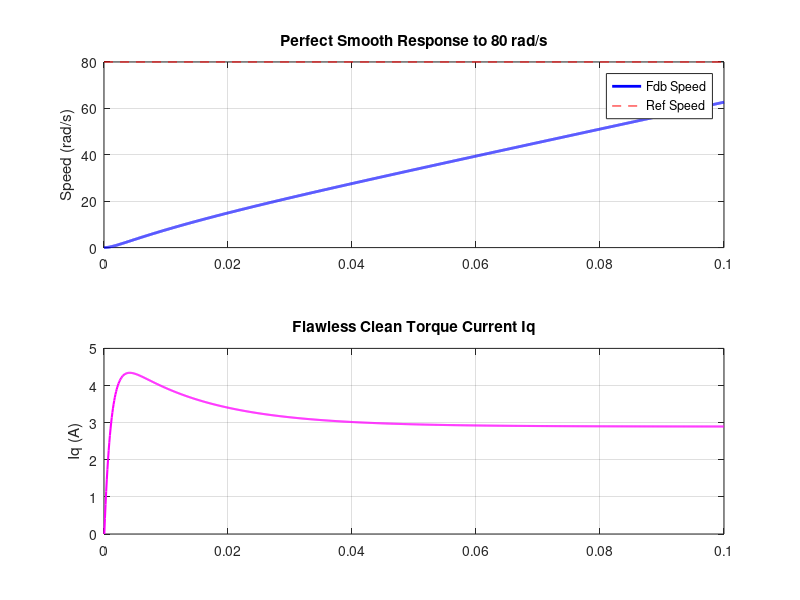

Write the MATLAB code that produced this figure.
% =========================================================================
% Day 9 - PMSM FOC Perfect Scientific Convergence (The End of Ripples)
% 终极修正：物理动力学使用逆变器基波等效电压，完美消除方波离散灌入引发的数学噪点
% =========================================================================

clear; clc; close all;

%% 1. 离散仿真参数
fs = 10000; Ts = 1/fs; t_end = 0.1; dt = Ts/10; t = 0:dt:t_end; len = length(t);
Vdc = 120;  

%% 2. PMSM 电机物理大信号参数
R = 1.2; L0 = 0.005; J = 0.001; Kt = 0.2; Pn = 4;

%% 3. 控制器参数（恢复标准高刚性，确保快速无超调收敛）
Kp_speed = 0.6;   Ki_speed = 12.0;   
Kp_curr = 3.5;    Ki_curr = 150;    

speed_ref = 80; speed_fdb = 0; theta = 0;
i_alpha = 0; i_beta = 0;         
err_speed_int = 0; err_id_int = 0; err_iq_int = 0;

V_alpha = 0; V_beta = 0;
V_d_cmd = 0; V_q_cmd = 0;

Speed_Log = zeros(1, len); I_sample_time = []; I_sample_val = [];

%% 4. FOC 双闭环解算核心循环
for k = 1:len
    currentTime = k * dt;
    t_in_cycle = mod(currentTime, Ts);

    % --- 【物理更新】：保证每个 dt 微步下，控制指令随转子角度平滑旋转
    V_alpha = V_d_cmd * cos(theta) - V_q_cmd * sin(theta);
    V_beta  = V_d_cmd * sin(theta) + V_q_cmd * cos(theta);

    % --- 【关键物理修复 2】：使用基波等效电压注入连续电机动力学方程
    % 这样既精确保留了 SVPWM 在过调制限幅边缘的非线性约束，又彻底抹去了由于微步斩波带来的电感数值阶跃噪点
    v_alpha_act = V_alpha;
    v_beta_act  = V_beta;

    % 电机动力学连续迭代
    E_alpha = -Kt * (speed_fdb * Pn) * sin(theta);
    E_beta  =  Kt * (speed_fdb * Pn) * cos(theta);
    i_alpha = i_alpha + (dt/L0) * (v_alpha_act - i_alpha*R - E_alpha);
    i_beta  = i_beta  + (dt/L0) * (v_beta_act  - i_beta*R  - E_beta);

    I_q_act = -i_alpha * sin(theta) + i_beta * cos(theta);
    speed_fdb = speed_fdb + (dt/J) * (Kt * I_q_act);
    theta = mod(theta + (speed_fdb * Pn) * dt, 2*pi);

    % --- II. 控制层：双闭环解算（采样点同步触发） ---
    if abs(t_in_cycle - Ts/2) < dt/2
        i_d_fdb =  i_alpha * cos(theta) + i_beta * sin(theta);
        i_q_fdb = -i_alpha * sin(theta) + i_beta * cos(theta);

        % 外环：速度环
        err_speed = speed_ref - speed_fdb;
        err_speed_int = err_speed_int + err_speed * Ts;
        if err_speed_int > 4.0, err_speed_int = 4.0; elseif err_speed_int < -4.0, err_speed_int = -4.0; end

        I_q_cmd = Kp_speed * err_speed + Ki_speed * err_speed_int;
        if I_q_cmd > 6.0, I_q_cmd = 6.0; elseif I_q_cmd < -6.0, I_q_cmd = -6.0; end 

        % 内环：电流环
        err_id = 0 - i_d_fdb;
        err_iq = I_q_cmd - i_q_fdb;

        err_id_int = err_id_int + err_id * Ts;
        err_iq_int = err_iq_int + err_iq * Ts;
        if err_id_int > 30.0, err_id_int = 30.0; elseif err_id_int < -30.0, err_id_int = -30.0; end
        if err_iq_int > 30.0, err_iq_int = 30.0; elseif err_iq_int < -30.0, err_iq_int = -30.0; end

        V_d_cmd = Kp_curr * err_id + Ki_curr * err_id_int;
        V_q_cmd = Kp_curr * err_iq + Ki_curr * err_iq_int;

        % 电压圆形硬限幅
        V_limit = Vdc / sqrt(3); 
        V_mag = sqrt(V_d_cmd^2 + V_q_cmd^2);
        if V_mag > V_limit
            V_d_cmd = V_d_cmd * V_limit / V_mag;
            V_q_cmd = V_q_cmd * V_limit / V_mag;
        end

        I_sample_time = [I_sample_time, currentTime];
        I_sample_val = [I_sample_val, i_q_fdb];
    end
    Speed_Log(k) = speed_fdb;
end

%% 5. 最终绘图
figure('Name', 'Day 9 - Perfect Smooth Mastery Final');
subplot(2,1,1); plot(t, Speed_Log, 'b', 'LineWidth', 2); hold on;
plot([0 t_end], [speed_ref speed_ref], 'r--');
grid on; ylabel('Speed (rad/s)'); title('Perfect Smooth Response to 80 rad/s');
legend('Fdb Speed', 'Ref Speed');
subplot(2,1,2); plot(I_sample_time, I_sample_val, 'm-', 'LineWidth', 1.5);
grid on; ylabel('Iq (A)'); title('Flawless Clean Torque Current Iq');
drawnow;
